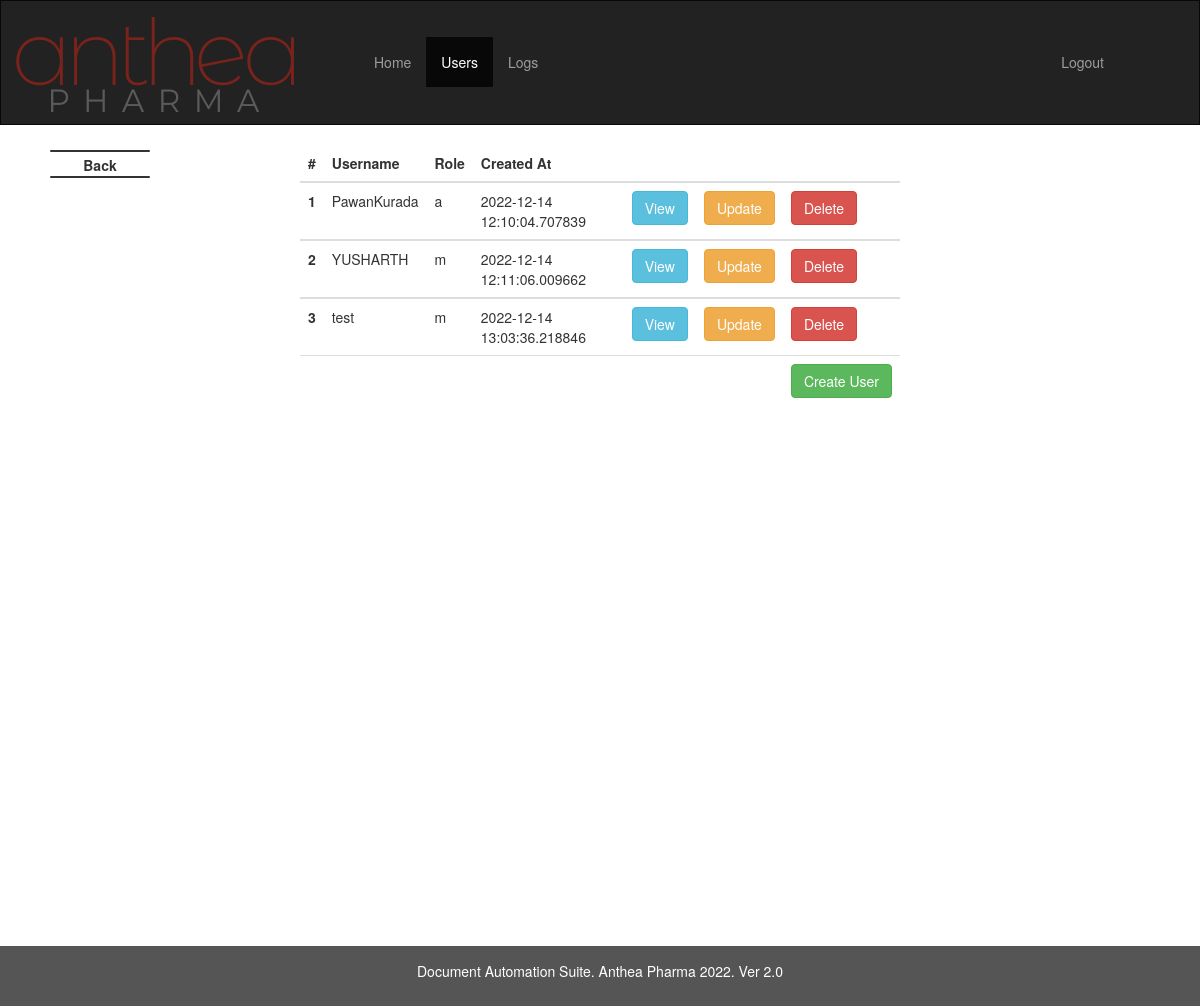
Before: /data (signed in) with the older database file.
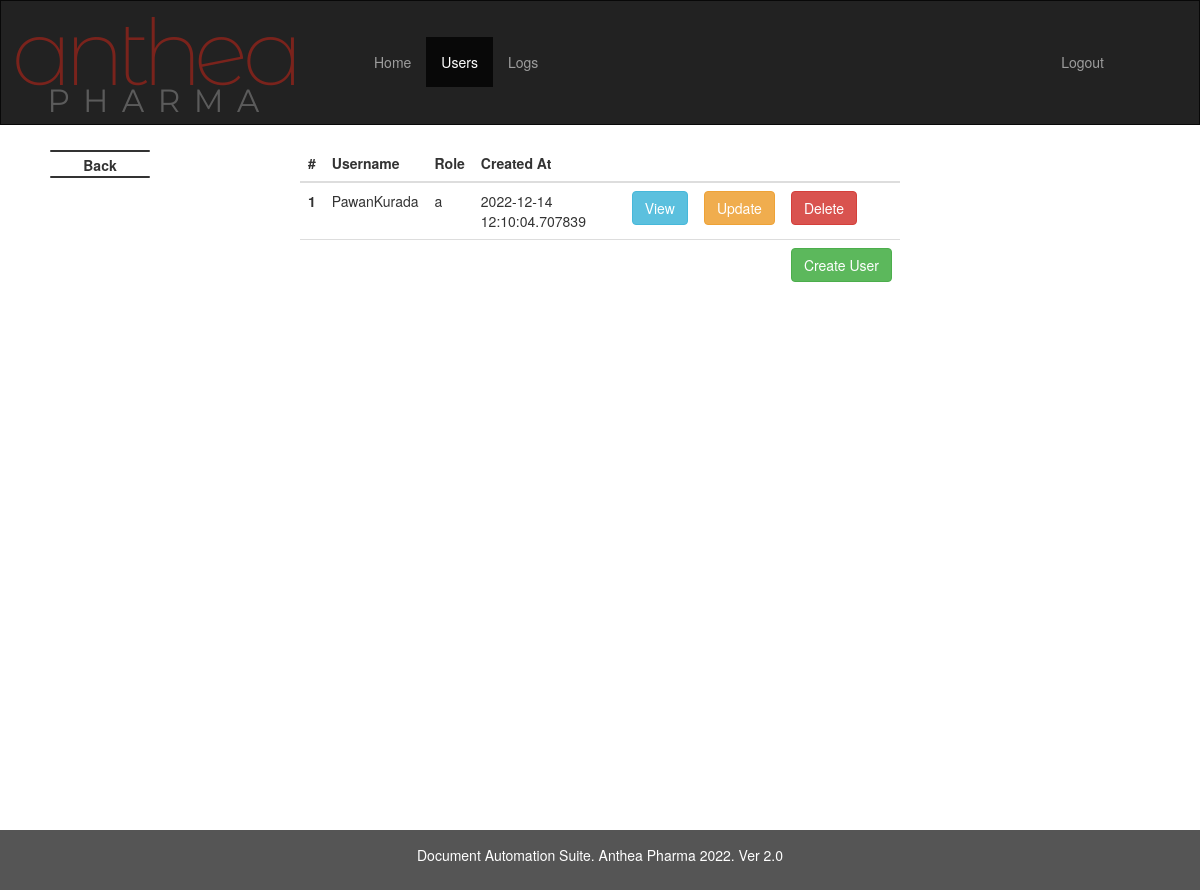
After: the same page with the newer database file.
### imp_calc/models.py (models this page shows, shortened)
class User(db.Model, UserMixin):
    id = db.Column(db.Integer(),primary_key = True)
    is_activate = db.Column(db.Boolean, default=True)
    username = db.Column(db.String(length=12),nullable = False, unique = True)
    role = db.Column(db.String(length=1),nullable=False)
    password_hash = db.Column(db.String(length=60),nullable = False)
    created_at = db.Column(db.DateTime, nullable = False, default= datetime.utcnow)
    logs = relationship("Logs", backref="UserLogs")
    @property
    def is_active(self):
        return self.is_activate
    @property
    def password(self):
        return self.password

### imp_calc/routes.py (the view)
@app.route('/data')
def RetrieveDataList():
    if current_user.role =='a' or current_user.role =='m':
        if current_user.role == 'a':
            users = User.query.all()
        elif current_user.role == 'm':
            users = User.query.filter_by(role='u')
    else:
        flash(f"Please login as admin or manager to see UserManagement Section", category='danger')
        return redirect(url_for('index'))
    return render_template('datalist.html',users = users)

### imp_calc/models.py (called while the page is built)
@login_manager.user_loader
def load_user(user_id):
    return User.query.get(int(user_id))

### imp_calc/templates/datalist.html (shortened to what this page needs)
{% extends 'admin.html' %}
{% block main %}
<table class="table">
  <thead>
    <tr>
      <th scope="col">#</th>
      <th scope="col">Username</th>
      <th scope="col">Role</th>
      <th scope="col">Created At</th>
      <th scope="col"></th>
      <th scope="col"></th>
      <th scope="col"></th>
    </tr>
  </thead>
  {% for user in users %}
  <tbody>
    <tr>
      <th scope="row">{{user.id}}</th>
      <td>{{user.username}}</td>
      <td>{{user.role}}</td>
      <td>{{user.created_at}}</td>
      <td><a href="data/{{user.id}}" class="btn btn-info" tabindex="1" role="button">
  View
  </a>
  </td>
      <td><a href="data/{{user.id}}/update" class="btn btn-warning" tabindex="1" role="button">Update</a></td>
      <td>
      <button type="button" class="btn btn-danger" data-toggle="modal" data-target="#exampleModalCenter{{user.username}}">
            Delete
        </button>
        </td>
    </tr>
  {% endfor %}
    <tr>
      <td></td>
      <td></td>
      <td></td>
      <td></td>
      <td></td>
      <td></td>
      <td><a href="{{url_for('register_page')}}" class="btn btn-success" role="button">Create User</a>
</td>
    </tr>
  </tbody>
</table>
<br>
<br>
<br>
<br>
<br>
<br>
<br>
<br>
<br>
<br>
<br>
<br>
<br>
<br>
<br>
<br>
<br>
<br>
<br>
<br>
<br>
<br>
<br>
<br>
<br>
<br>
{% endblock %}

### imp_calc/templates/admin.html (shortened to what this page needs)
{% extends 'base.html' %}
{% block nav %}
<div class="container-fluid">
  <div class="navbar-header">
    <a class="navbar-brand" href="/"><img src="{{ url_for('static', filename='img/logo.png') }}"></a>
  </div>
  <div class="collapse navbar-collapse" id="myNavbar">
    <ul class="nav navbar-nav">
      <li class="nav-item"><a href="/">Home</a></li>
      {% if current_user.role !='u' %}
      <li class="nav-item"><a href="{{ url_for('RetrieveDataList') }}">Users</a></li>
      {% endif %}
      <li class="nav-item"><a href="{{ url_for('RetrieveLogsList') }}">Logs</a></li>
   </ul>
    <ul class="nav navbar-nav navbar-right">
      {% if current_user.is_authenticated %}
      <li class="nav-item"><a href="{{ url_for('logout_page') }}">Logout</a></li>
      {% else %}
      <li class="nav-item"><a href="/">Login</a></li>
      {% endif %}
    </ul>
  </div>
</div>
<div class="backBtn">
      <span class="line tLine"></span>
      <span onclick="window.history.go(-1)" class="label" style="
  position: absolute;
  left: 0px;
  top: 5px;
  width: 100%;
  text-align: center;
  transition: all 0.4s ease;
  font-size: 1em;
  color: #333;
">Back</span>
      <span class="line bLine"></span>
  </div>
{% endblock %}

### imp_calc/templates/base.html (shortened to what this page needs)
<!DOCTYPE html>
<html lang="en">
<head>
  <link rel="stylesheet" href="https://maxcdn.bootstrapcdn.com/bootstrap/3.4.1/css/bootstrap.min.css">
  <link rel="stylesheet" href="{{ url_for('static', filename='css/admin.css') }}">
  <link rel="stylesheet" href="{{ url_for('static', filename='css/back.css') }}">
  <link rel="stylesheet" href="https://code.jquery.com/ui/1.13.1/themes/base/jquery-ui.css">
</head>
<body>
  <nav class="navbar navbar-inverse">
      {% block nav %}{% endblock %}
  </nav>
  <main>
    {% block main %}{% endblock %}
  </main>
  <footer class="container-fluid text-center fixed-bottom">
    <p>Document Automation Suite. Anthea Pharma 2022. Ver 2.0 </p>
  </footer>
</body>

### imp_calc/static/css/back.css (style rules this page uses)
div.backBtn { width: 100px; left: 50px; top: 150px; background-color: #f4f4f4; transition: all 0.4s ease; position: fixed; cursor: pointer; }
span.line { bottom: auto; right: auto; top: auto; left: auto; background-color: #333; border-radius: 10px; width: 100%; left: 0px; height: 2px; display: block; position: absolute; transition: width 0.2s ease 0.1s, left 0.2s ease, transform 0.2s ease 0.3s, background-color 0.2s ease; }
span.tLine { top: 0px; }
span.bLine { top: 26px; }

### imp_calc/templates/base.html (style rules this page uses)
.navbar { margin-bottom: 0; border-radius: 0; }
.table { display: table; margin: auto; width: 50%; margin-top: 20px; margin-bottom: 20px; }
footer { background-color: #555; color: white; padding: 15px; }
.navbar { min-height: 125px; }
.navbar-nav { margin: 35.5px 50px; }

Changed rows visible on the page:
removed User: id "2", username "YUSHARTH", role "m", created_at "2022-12-14 12:11:06.009662"
removed User: id "3", username "test", role "m", created_at "2022-12-14 13:03:36.218846"
